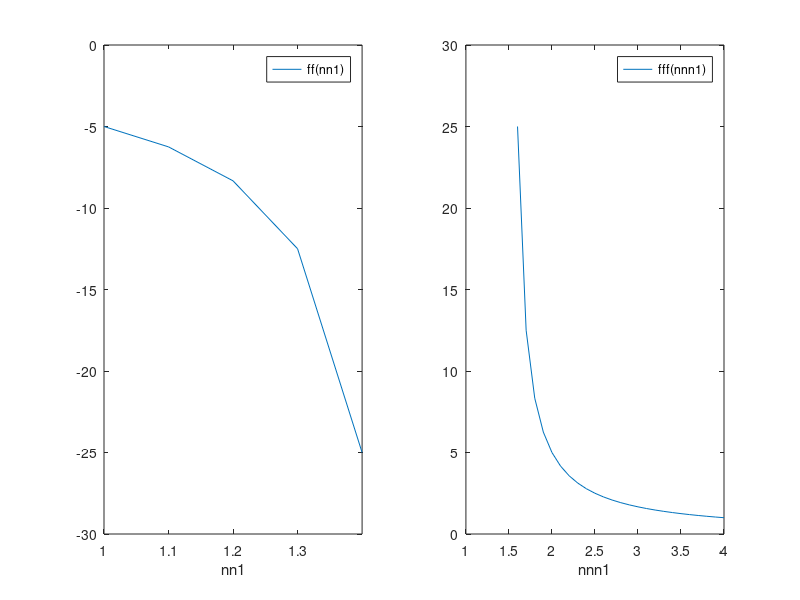

MATLAB code to generate this figure:
% G14TINFOC
% Focal length 

function G14TINFOC;

% 1. Calculation of focal length of thin lens of refractive index n2 in medium with
% refractive index n1.

% R is positive for convex surface, negative for concave surface
r1 = -5;    % First surface
r2 = 5;     % Second surface

n2 = 1;     % Refractive index of lens n2
n1 = 1.5;   % Refractive index of medium n1

f = n1/((n2-n1)/r1+(n1-n2)/r2)  % f = 7.5

% 2. Graph of focal length of thin lens with index n2 depending on
% refractive index of medium n1.

% The radii of curvature are chosen above. The range of n1 is divided into
% lower and higher range because of singularity.

nn2 = 1.5;  % Refractive index of lens nn2
nn1 = (1:0.1:nn2-0.00001);  % Lower range
nnn1 = (nn2+0.1:0.1:4);     % Upper range

ff = 1./((nn2-nn1)/r1+(nn1-nn2)/r2);
fff = 1./((nn2-nnn1)/r1+(nnn1-nn2)/r2);

figure(1);
subplot(1,2,1);
plot(nn1,ff);
axis([1 1.4 -30 0]);
xlabel('nn1');
legend('ff(nn1)');

subplot(1,2,2);
plot(nnn1,fff);
axis([1 4 0 30]);
xlabel('nnn1');
legend('fff(nnn1)');
